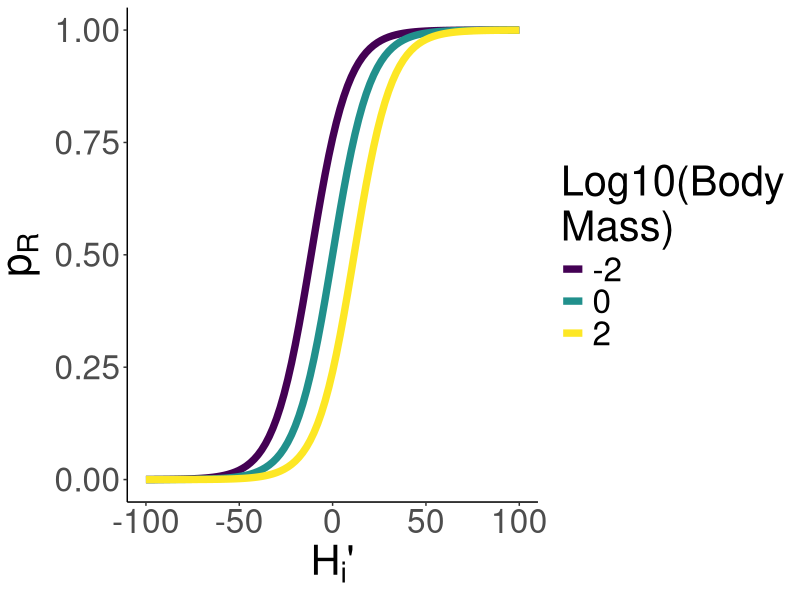
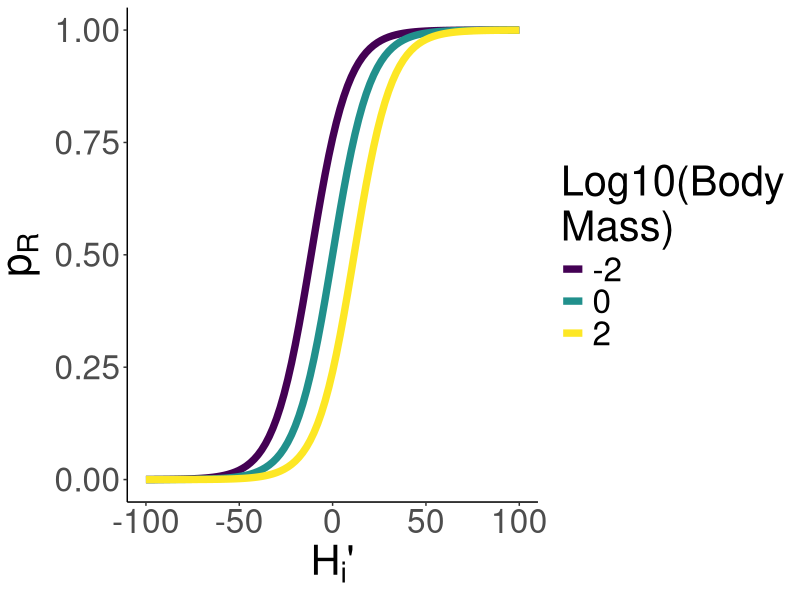

Reproduce these figures in R, in order.
##############################################
## Create new formula for Poff
## Where Poff = 0 at H < 0 and 1 at H > 1
##############################################

library(tidyverse)

gpath = "/home/ben/Documents/TangledMT/Paper/Figures/"
setwd(gpath)

x = seq(-100, 100, length.out = 101)
masses = seq(log10(0.01), log10(100), length.out = 3)
masses = 10^masses
dat = expand.grid(masses, x) %>% rename("m" = 1, "x" = 2)

pOff = function(x, m, k = 0.1) {
    G = 1/(m^0.25)
    pOff = G / (G + exp(-k * (x - 0)))
    return(pOff)
}

dat = dat %>% mutate(pOff = pOff(x, m, k = 0.1))

pOffPlot = ggplot(dat, aes(x, pOff, col = as.factor(log10(m)))) + 
    geom_line(linewidth = 2.5) +
    theme_classic() +
    labs(x = expression(paste(H[i], "'")), y = expression(paste(p[R],sep="")),
    col = "Log10(Body\nMass)") +
    theme(text = element_text(size = 30)) +
    scale_colour_viridis_d()

pOffPlot

ggsave(filename = "pOffPlot.pdf", plot = pOffPlot,  width = 18, height = 10)
